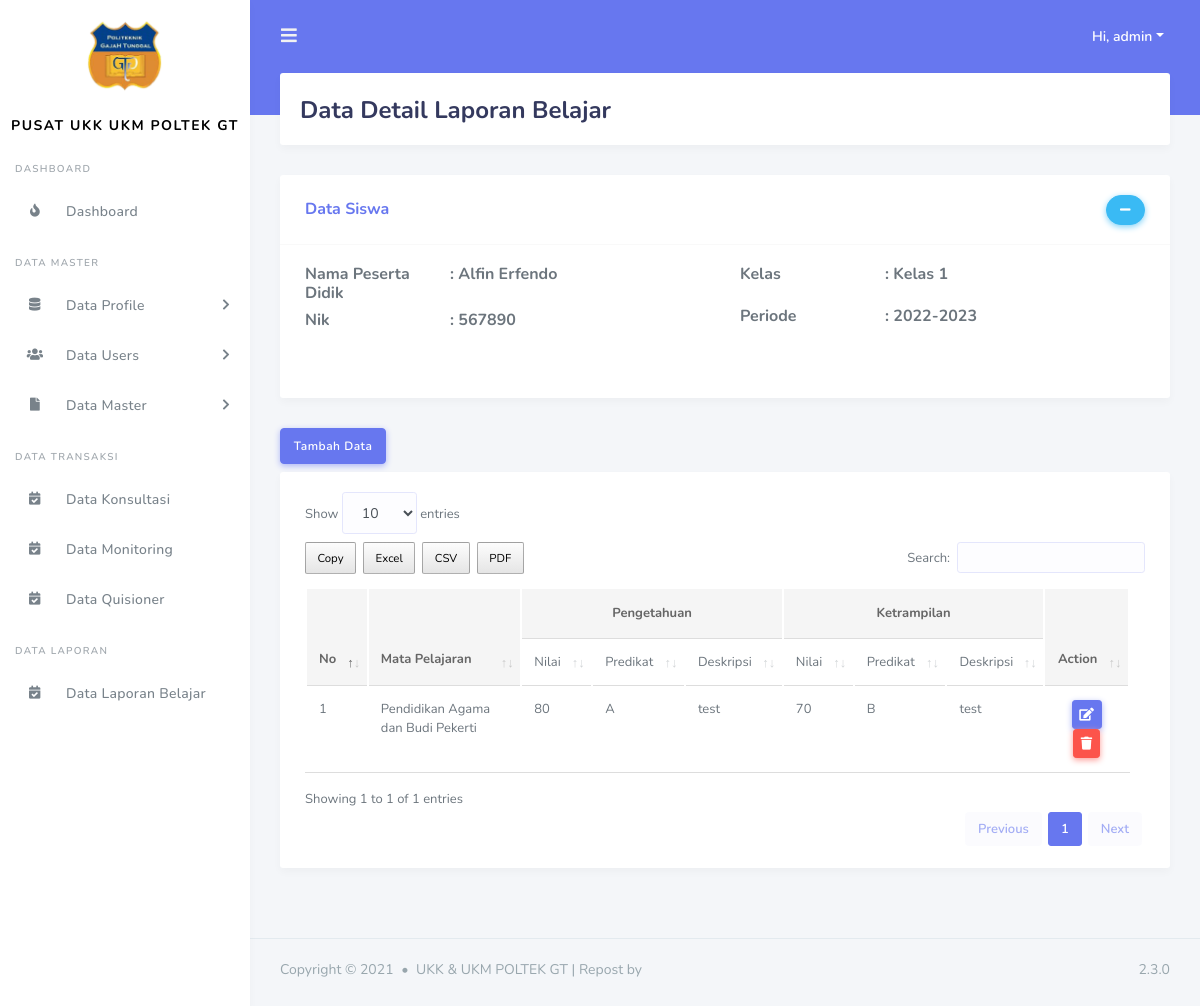
The page /guru/data_detail_laporan_belajar.php?id=12&id_kelas=6 (signed in) on the database its author committed.
### tables this page shows
CREATE TABLE `tbl_murid` (
  `id_murid` int(11) NOT NULL,
  `nik` varchar(100) NOT NULL,
  `nama` varchar(200) NOT NULL,
  `jenis_kelamin` varchar(100) NOT NULL,
  `tempat_lahir` varchar(100) NOT NULL,
  `tanggal_lahir` date NOT NULL,
  `gambar` varchar(200) NOT NULL,
  `alamat` varchar(200) NOT NULL,
  `agama` varchar(200) NOT NULL DEFAULT 'admin',
  `status_murid` enum('menunggu hasil','diterima','tidak') NOT NULL DEFAULT 'diterima'
);

CREATE TABLE `tbl_kelas` (
  `id_kelas` int(11) NOT NULL,
  `id_kategori` int(11) NOT NULL,
  `nama_kelas` varchar(255) NOT NULL,
  `id_periode` int(11) NOT NULL,
  `id_users` int(11) NOT NULL
);

CREATE TABLE `tbl_periode` (
  `id_periode` int(11) NOT NULL,
  `periode` varchar(255) DEFAULT NULL
);

CREATE TABLE `tbl_laporan_belajar` (
  `id_laporan_belajar` int(11) NOT NULL,
  `nilai_pengetahuan` int(11) NOT NULL,
  `deskripsi_pengetahuan` varchar(255) DEFAULT NULL,
  `id_murid` int(11) NOT NULL,
  `id_users` int(11) NOT NULL,
  `id_kelas` int(11) DEFAULT NULL,
  `date_penilaian` timestamp NOT NULL DEFAULT current_timestamp() ON UPDATE current_timestamp(),
  `id_mata_pelajaran` int(11) NOT NULL,
  `nilai_ketrampilan` int(11) NOT NULL,
  `deskripsi_ketrampilan` varchar(255) NOT NULL
);

CREATE TABLE `tbl_mata_pelajaran` (
  `id_mata_pelajaran` int(11) NOT NULL,
  `mata_pelajaran` varchar(255) DEFAULT NULL
);

### include/koneksi.php (called while the page is built, shortened)
<?php
$base_url = "http://localhost/ukkukmpoltek/";
?>

### guru/data_detail_laporan_belajar.php (the view, shortened to what this page needs)
<?php
include('../include/koneksi.php');
include('../template/header.php');
include('../template/sidebar.php');
$id_murid = $_GET['id'];
$id_kelas = $_GET['id_kelas'];
?>
<div class="main-content">
  <section class="section">
    <div class="section-header">
      <h1>Data Detail Laporan Belajar</h1>
    </div>
    <div class="row">
      <div class="col-12 col-sm-12 col-lg-12">
          <div class="card">
            <div class="card-header">
              <h4>Data Siswa</h4>
              <div class="card-header-action">
                <a data-collapse="#mycard-collapse" class="btn btn-icon btn-info" href="#"><i class="fas fa-minus"></i></a>
              </div>
            </div>
            <?php
              $query = "SELECT * FROM tbl_murid tm INNER JOIN tbl_detail_kelas tdk on tdk.id_murid = tm.id_murid INNER JOIN tbl_kelas tk on tk.id_kelas =tdk.id_kelas INNER JOIN tbl_users tu on tu.id_users = tdk.id_users INNER JOIN tbl_periode tp on tp.id_periode = tk.id_periode where tm.id_murid = '$id_murid' and tk.id_kelas = '$id_kelas'";
              $result_tasks = mysqli_query($conn, $query);
              $row = mysqli_fetch_assoc($result_tasks);
            ?>
            <div class="collapse show" id="mycard-collapse">
              <div class="card-body">
               <div class="row">
                <div class="col-md-6">
                  <div class="row">
                    <div class="col-md-4">
                      <h6>Nama Peserta Didik</h6>
                    </div>
                    <div class="col-md-8">
                      <h6> : <?= $row['nama']?></h6>
                    </div>
                    <br>
                    <br>
                    <div class="col-md-4">
                      <h6>Nik</h6>
                    </div>
                    <div class="col-md-8">
                      <h6> : <?= $row['nik']?></h6>
                    </div>
                  </div>
                </div>
                <div class="col-md-6">
                  <div class="row">
                    <div class="col-md-4">
                      <h6>Kelas</h6>
                    </div>
                    <div class="col-md-8">
                      <h6>: <?= $row['nama_kelas']?></h6>
                    </div>
                    <br>
                    <br>
                    <div class="col-md-4">
                      <h6>Periode</h6>
                    </div>
                    <div class="col-md-8">
                      <h6>: <?= $row['periode']?></h6>
                    </div>
                  </div>
                </div>
               </div>
              </div>
              <div class="card-footer">
              </div>
            </div>
          </div>
        </div>
    </div>
    <button type="button" class="btn btn-primary mb-2" data-toggle="modal" data-target="#tambahdata">
      Tambah Data
    </button>
    <div class="section-body">
      <div class="card table-responsive">
        <div class="card-body ">
          <table class="table table-hover" id="data_tabel">
            <thead>
              <tr>
                <th rowspan = "2">No</th>
                <th rowspan = "2">Mata Pelajaran</th>
                <th colspan = "3" class = "text-center">Pengetahuan</th>
                <th colspan = "3" class = "text-center">Ketrampilan</th>
                <th rowspan = "2" class = "text-center">Action</th>
              </tr>
              <tr>
                <td>Nilai</td>
                <td>Predikat</td>
                <td>Deskripsi</td>
                <td>Nilai</td>
                <td>Predikat</td>
                <td>Deskripsi</td>
              </tr>
            </thead>
            <tbody>
            <?php
                    $query = "SELECT * FROM tbl_laporan_belajar tlb INNER JOIN tbl_murid tm ON tm.id_murid = tlb.id_murid INNER JOIN tbl_users tu on tu.id_users = tlb.id_users INNER JOIN tbl_kelas tk on tk.id_kelas =tlb.id_kelas INNER JOIN tbl_periode tp on tp.id_periode = tk.id_periode INNER JOIN tbl_mata_pelajaran tmj on tmj.id_mata_pelajaran = tlb.id_mata_pelajaran where tm.id_murid = '$id_murid' and tk.id_kelas = $id_kelas";
                    $result_tasks = mysqli_query($conn, $query);
                    $no = 1;
                    while($row = mysqli_fetch_assoc($result_tasks)) { ?>
                <tr>
                  <td><?= $no++ ?></td>
                  <td><?= $row['mata_pelajaran']?></td>
                  <td><?= $row['nilai_pengetahuan']?></td>
                  <td>
                    <?php
                    if ($row['nilai_pengetahuan'] >= 80) {
                      echo 'A';
                    }else if($row['nilai_pengetahuan'] >= 60 and $row['nilai_pengetahuan'] < 80){
                      echo 'B';
                    }else{
                      echo 'C';
                    } ?>
                  </td>
                  <td><?= $row['deskripsi_pengetahuan']?></td>
                  <td><?= $row['nilai_ketrampilan']?></td>
                  <td>
                    <?php
                    if ($row['nilai_ketrampilan'] >= 80) {
                      echo 'A';
                    }else if($row['nilai_ketrampilan'] >= 60 and $row['nilai_ketrampilan'] < 80){
                      echo 'B';
                    }else{
                      echo 'C';
                    } ?>
                  </td>
                  <td><?= $row['deskripsi_ketrampilan']?></td>
                  <td class ="text-center">
                    <button type="button" class="btn btn-primary btn-sm" data-toggle="modal" data-target="#updatedata<?= $row['id_laporan_belajar'] ?>">
                      <i class="fas fa-edit"></i>
                    </button>
                    <a href="<?= $base_url ?>proses_guru/laporan_belajar/delete.php?id=<?= $row['id_laporan_belajar'] ?>&id_murid=<?= $row['id_murid'] ?>&id_kelas=<?= $row['id_kelas'] ?>" class="btn btn-danger btn-sm"><i class="fas fa-trash"></i></a>
                  </td>
                </tr>
              <?php } ?>
            </tbody>
          </table>
        </div>
      </div>
    </div>
  </section>
</div>
<?php include('../template/footer.php'); ?>

### rows shown on the page
tbl_murid: nama "Alfin Erfendo", nik "567890", tbl_kelas.nama_kelas "Kelas 1", tbl_periode.periode "2022-2023"
tbl_laporan_belajar: id_mata_pelajaran.mata_pelajaran "Pendidikan Agama dan Budi Pekerti", nilai_pengetahuan "80", deskripsi_pengetahuan "test", nilai_ketrampilan "70", deskripsi_ketrampilan "test"

### other values the page prints
$_SESSION['nama_users'] "admin"
